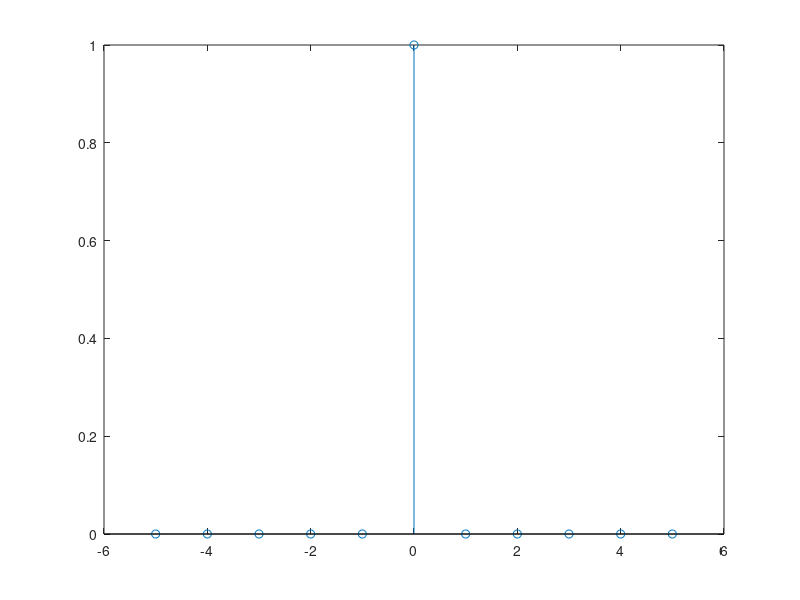

Recreate this plot in MATLAB.
clc;
clear all;

l_input = input('Enter the length of sequence you want on either side');
seq = -l_input : l_input;
l = length(seq);

y = zeros(1, l);
y((l+1)/2) = 1;
stem (seq, y);
